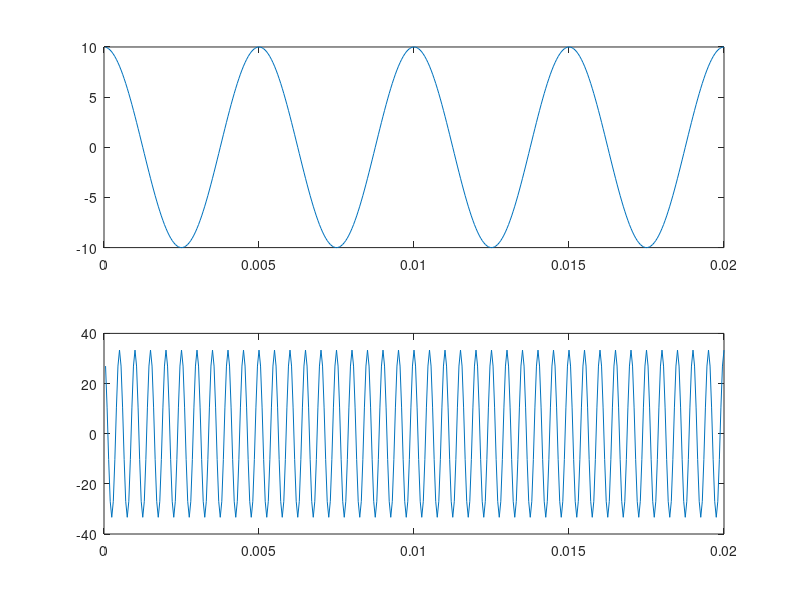
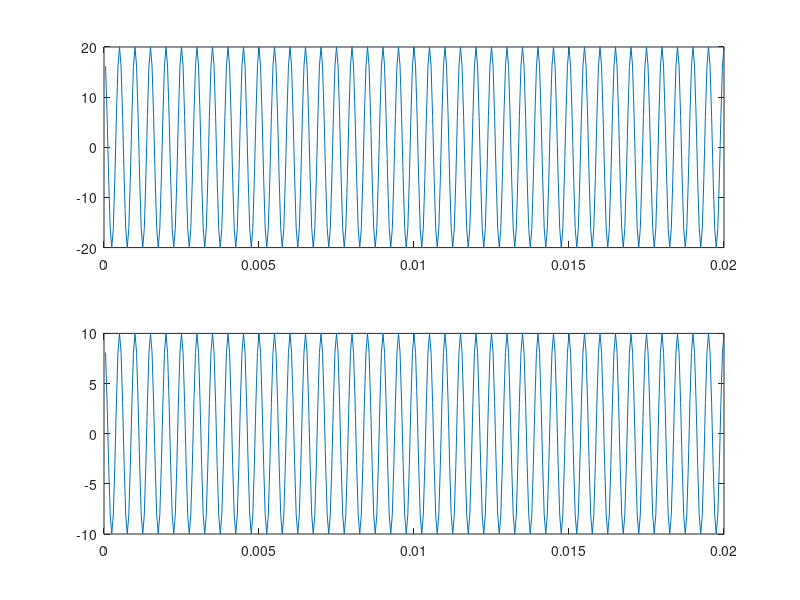
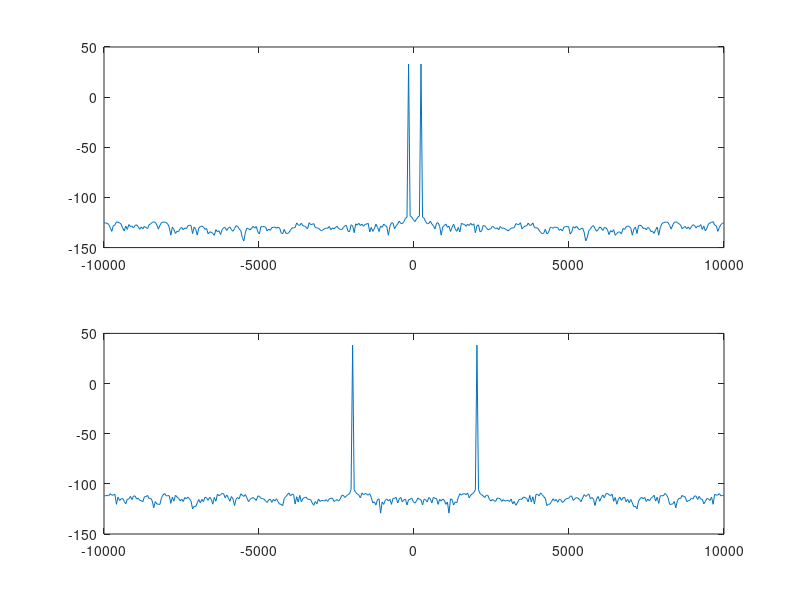
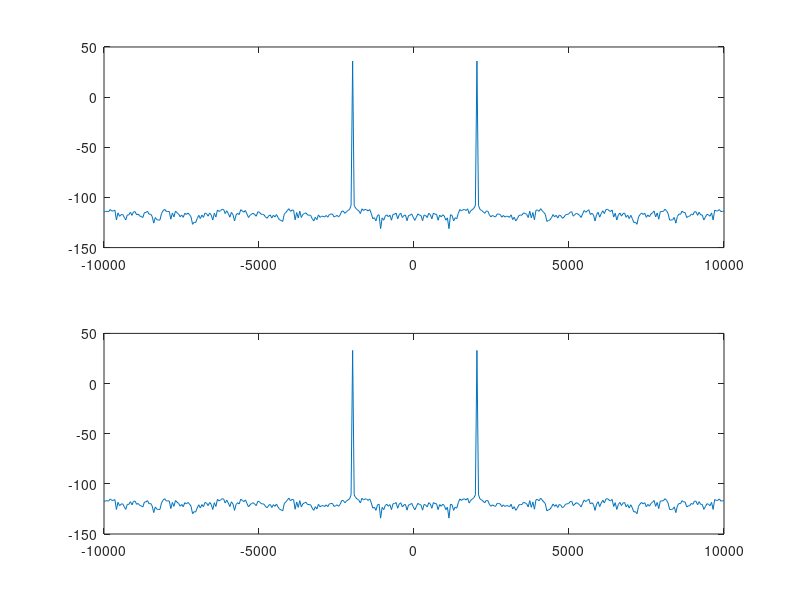

The MATLAB script that drew these images, in order:
% This code will generate AM waves in time domain and frequency domain
am=10;
fm=200;
fc=2000;
mu1=0.3;
mu2=0.5;
mu3=1;

ac1=am/mu1; %33.33
ac2=am/mu2; %20
ac3=am/mu3; %10

fs=10*fc;
nf=fs/2;
ts=1/fs;
to=0.02;
t=ts:ts:to;
N=length(t);
f=linspace(-nf,nf,N);

mt=am*cos(2*pi*fm*t);
c1t=ac1*cos(2*pi*fc*t);
c2t=ac2*cos(2*pi*fc*t);
c3t=ac3*cos(2*pi*fc*t);

ffm=fftshift(fft(mt,N));
ffm_mod=10*log10(abs(ffm));

cc1=fftshift(fft(c1t,N));
cc1_mod=10*log10(abs(cc1));

cc2=fftshift(fft(c2t,N));
cc2_mod=10*log10(abs(cc2));

cc3=fftshift(fft(c3t,N));
cc3_mod=10*log10(abs(cc3));


figure;
subplot(2,1,1);
plot(t,mt);
subplot(2,1,2);
plot(t,c1t);

figure;
subplot(2,1,1);
plot(t,c2t);
subplot(2,1,2);
plot(t,c3t);

figure;
subplot(2,1,1);
plot(f,ffm_mod);
subplot(2,1,2);
plot(f,cc1_mod);

figure;
subplot(2,1,1);
plot(f,cc2_mod);
subplot(2,1,2);
plot(f,cc3_mod);

am1=ac1*(1+mu1*cos(2*pi*fm*t)).*cos(2*pi*fc*t);
am2=ac2*(1+mu2*cos(2*pi*fm*t)).*cos(2*pi*fc*t);
am3=ac3*(1+mu3*cos(2*pi*fm*t)).*cos(2*pi*fc*t);

figure;
subplot(3,1,1);
plot(t,am1);
subplot(3,1,2);
plot(t,am2);
subplot(3,1,3);
plot(t,am3);

f1=fftshift(fft(am1,N));
f1_mod=10*log10(abs(f1));

f2=fftshift(fft(am2,N));
f2_mod=10*log10(abs(f2));

f3=fftshift(fft(am3,N));
f3_mod=10*log10(abs(f3));

figure;
subplot(3,1,1);
plot(f,f1_mod);
subplot(3,1,2);
plot(f,f2_mod);
subplot(3,1,3);
plot(f,f3_mod);


d1=abs(hilbert(am1));
d2=abs(hilbert(am2));
d3=abs(hilbert(am3));

figure;
subplot(3,1,1);
plot(t,d1/4);
subplot(3,1,2);
plot(t,d2);
subplot(3,1,3);
plot(t,d3);
